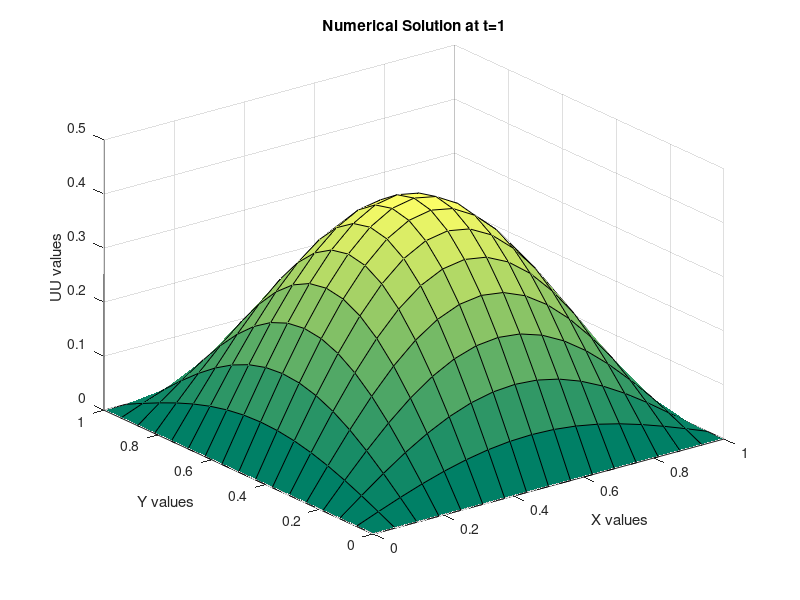
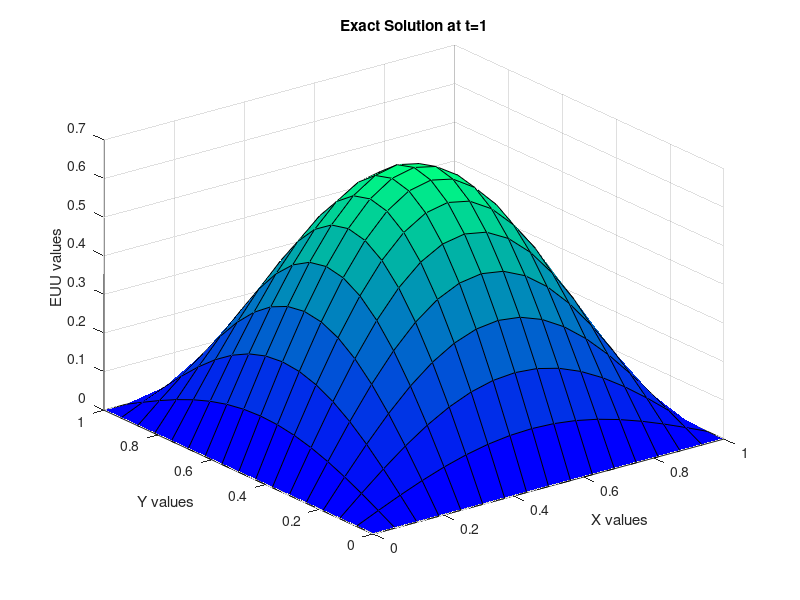

Reproduce these figures in MATLAB, in order.
%--------------------------------
%Name= Kshitij Bahukhandi
%Roll NO.= SAU/AM(M)/2022/06
%LAB:- 24
%SOUTH ASIAN UNIVERSITY
% Numerical Solution of 3D Wave Equation - ADI Method of O(k2+h2)
% Unconditionally stable
% Utt=Uxx+Uyy+Uzz %U=cos(sqrt(3)*pi*t)*sin(pi*x)*sin(pi*y)*sin(pi*z)
%-----------------------------
  clear all;  % clear all variables in memory
  P=1.6;
  GAMA=0.5;
  P0=-GAMA*P*P;
  LL=16;          % LL=16, LL=32, Ll=64
  MM=LL;
  NN=LL;
  JJ=10;  % JJ=20, JJ=40, JJ=80,  %Solution at t=1 
  H=1.0/LL;
  K=P*H;
  disp('Numerical Solution of 3D Wave Equation - ADI Method');
  disp('    ');
  fprintf('LL=%4.2f, K=%6.4f, P=%6.2f \n',LL,K,P);
  disp('  ');
  % Dimensions
  X=zeros(1,LL+1);Y=zeros(1,MM+1);Z=zeros(1,NN+1); T=zeros(1,JJ+1);
  SUB=zeros(1,LL+1);DIAG=zeros(1,LL+1);SUP=zeros(1,LL+1);RH=zeros(1,LL+1);
  U=zeros(LL+1,MM+1,NN+1,JJ+1);EU=zeros(LL+1,MM+1,NN+1,JJ+1);
  US=zeros(LL+1,MM+1,NN+1);USS=zeros(LL+1,MM+1,NN+1);
  F=zeros(LL+1,MM+1,NN+1,JJ+1);NU=zeros(LL+1,MM+1,NN+1,JJ+1);
  % Formation of Nodal Points
    for L=1:LL+1
        for M=1:MM+1
            for N=1:NN+1
                for J=1:JJ+1
                    X(L)=(L-1)*H;
                    Y(M)=(M-1)*H;
                    Z(N)=(N-1)*H;
                    T(J)=(J-1)*K;
                end
            end
        end      
    end 
    % Exact Solution & RHS function
    for L=1:LL+1
        for M=1:MM+1
            for N=1:NN+1
                for J=1:JJ+1
   EU(L,M,N,J)=cos(sqrt(3)*pi*T(J))*sin(pi*X(L))*sin(pi*Y(M))*sin(pi*Z(N));
                end
            end
        end
    end
    % Initial conditions
    for L=1:LL+1
        for M=1:MM+1
            for N=1:NN+1
                U(L,M,N,1)=EU(L,M,N,1);
                U(L,M,N,2)=EU(L,M,N,2);
               NU(L,M,N,1)=EU(L,M,N,1);
               NU(L,M,N,2)=EU(L,M,N,2);
            end
        end
    end
    %  Solution at advanced time level
     tic  % CPU time starts
    for J=2:JJ
       % Lee's ADI Method
          % Boundary conditions
        for L=1:LL+1
            for M=1:MM+1
                for N=1:NN+1
                    U(1,M,N,3)=EU(1,M,N,J+1);
                    U(LL+1,M,N,3)=EU(LL+1,M,N,J+1); 
                    U(L,1,N,3)=EU(L,1,N,J+1);
                    U(L,MM+1,N,3)=EU(L,MM+1,N,J+1);
                    U(L,M,1,3)=EU(L,M,1,J+1);
                    U(L,M,NN+1,3)=EU(L,M,NN+1,J+1);
                end
            end
        end
       % Second Intermediate Boundary Conditions for US
       for L=2:LL 
           for M=1:MM:MM+1
               for N=2:NN
                   U0=U(L,M,N,3);
                   U1=U(L+1,M,N,3);
                   U2=U(L-1,M,N,3);
                   R0=U(L,M,N,2);
                   R1=U(L+1,M,N,2);
                   R2=U(L-1,M,N,2);
                   S0=U(L,M,N,1);
                   S1=U(L+1,M,N,1);
                   S2=U(L-1,M,N,1);
                   T20=U0-2*R0+S0;
                   U20=U1+U2-2*U0;
                   R20=R1+R2-2*R0;
                   S20=S1+S2-2*S0;
                   US(L,M,N)=T20+P0*(U20-2*R20+S20);
               end
           end
       end 
       % First Intermediate Boundary Conditions for USS
       for L=2:LL
           for M=2:MM   
           for N=1:NN:NN+1
               USS(L,M,N)=P0*US(L,M-1,N)+(1-2*P0)*US(L,M,N)+P0*US(L,M+1,N);
           end
           end
       end 
       % Solution at First Intermediate Step
       for L=2:LL
           for M=2:MM
               for N=2:NN
                   R0=U(L,M,N,2);
                   R1=U(L+1,M,N,2);
                   R2=U(L-1,M,N,2);
                   R3=U(L,M+1,N,2);
                   R4=U(L,M-1,N,2);
                   R5=U(L,M,N+1,2);
                   R6=U(L,M,N-1,2);
                   R20=R1+R2-2*R0;
                   R21=R3+R4-2*R0;
                   R22=R5+R6-2*R0;
                   SUB(N)=P0;
                   DIAG(N)=1-2*P0;
                   SUP(N)=P0;
                   RH(N)=P*P*(R20+R21+R22);
               end     
                   RH(2)=RH(2)-SUB(2)*USS(L,M,1);
                   RH(NN)=RH(NN)-SUP(NN)*USS(L,M,NN+1);
                   SUB(2)=0.0;
                   SUP(NN)=0.0;
       % Tri-diagonal solver
                   SUP(2)=SUP(2)/DIAG(2);
                   RH(2)=RH(2)/DIAG(2);
               for N=3:NN-1
                   SUP(N)=SUP(N)/(DIAG(N)-SUB(N)*SUP(N-1));
               end
               for N=3:NN
                   RH(N)=(RH(N)-SUB(N)*RH(N-1))/(DIAG(N)-SUB(N)*SUP(N-1));
               end
                   USS(L,M,NN)=RH(NN);
               for N=2:NN-1
                   USS(L,M,NN-N+1)=RH(NN-N+1)-SUP(NN-N+1)*USS(L,M,NN-N+2);
               end
           end
       end
       % Solution at Second Intermediate Step
       for L=2:LL
           for N=2:NN
               for M=2:MM
                   SUB(M)=P0;
                   DIAG(M)=1-2*P0;
                   SUP(M)=P0;
                   RH(M)=USS(L,M,N);
               end     
                   RH(2)=RH(2)-SUB(2)*US(L,1,N);
                   RH(MM)=RH(MM)-SUP(MM)*US(L,MM+1,N);
                   SUB(2)=0.0;
                   SUP(MM)=0.0;
       % Tri-diagonal solver
                   SUP(2)=SUP(2)/DIAG(2);
                   RH(2)=RH(2)/DIAG(2);
               for M=3:MM-1
                   SUP(M)=SUP(M)/(DIAG(M)-SUB(M)*SUP(M-1));
               end
               for M=3:MM
                   RH(M)=(RH(M)-SUB(M)*RH(M-1))/(DIAG(M)-SUB(M)*SUP(M-1));
               end
                   US(L,MM,N)=RH(MM);
               for M=2:MM-1
                   US(L,MM-M+1,N)=RH(MM-M+1)-SUP(MM-M+1)*US(L,MM-M+2,N);
               end
           end
       end
       % Solution at Main Time Step
       for M=2:MM
           for N=2:NN
               for L=2:LL
                   R0=U(L,M,N,2);
                   R1=U(L+1,M,N,2);
                   R2=U(L-1,M,N,2);
                   S0=U(L,M,N,1);
                   S1=U(L+1,M,N,1);
                   S2=U(L-1,M,N,1);
                   R20=R1+R2-2*R0;
                   S20=S1+S2-2*S0;
                   SUB(L)=P0;
                   DIAG(L)=1-2*P0;
                   SUP(L)=P0;
                   RH(L)=US(L,M,N)+2*R0-S0+P0*(2*R20-S20);
               end
                   RH(2)=RH(2)-SUB(2)*U(1,M,N,3);
                   RH(LL)=RH(LL)-SUP(LL)*U(LL+1,M,N,3);
                   SUB(2)=0.0;
                   SUP(LL)=0.0;
       % Tri-diagonal solver
                   SUP(2)=SUP(2)/DIAG(2);
                   RH(2)=RH(2)/DIAG(2);
               for L=3:LL-1
                   SUP(L)=SUP(L)/(DIAG(L)-SUB(L)*SUP(L-1));
               end
              for L=3:LL
                  RH(L)=(RH(L)-SUB(L)*RH(L-1))/(DIAG(L)-SUB(L)*SUP(L-1));
              end
                  U(LL,M,N,3)=RH(LL);
              for L=2:LL-1
                U(LL-L+1,M,N,3)=RH(LL-L+1)-SUP(LL-L+1)*U(LL-L+2,M,N,3);
              end
           end
       end
       %  Num Solution
       for L=1:LL+1
           for M=1:MM+1
               for N=1:NN+1
                   NU(L,M,N,J+1)=U(L,M,N,3);
               end
           end
       end
  % Calculate Errors
               MAU=0.0;
               RMU=0.0;
        for L=2:LL
            for M=2:MM
                for N=2:NN
                    ERU=abs(NU(L,M,N,J+1)-EU(L,M,N,J+1));
                    RMU=RMU+ERU^2;
                    if MAU<=ERU, MAU=ERU; end
                end
            end
        end
                RMU=sqrt(RMU/((LL-1)*(MM-1)*(NN-1)));
     % Print errors
       fprintf('T=%6.4f,MAU=%10.4e, RMU=%10.4e\n',J*K,MAU,RMU);
      % Set New Initial Conditions
      for L=1:LL+1
          for M=1:MM+1
              for N=1:NN+1
                  U(L,M,N,1)=U(L,M,N,2);
                  U(L,M,N,2)=U(L,M,N,3);
              end
          end
      end
    end
  disp('  ');
   toc  % CPU time ends
    % Plot the results at t=1 and z=0.5
    NNN=0.5*NN+1;
  for L=1:LL+1
      for M=1:MM+1
        UU(L,M)=NU(L,M,NNN,JJ+1);
       EUU(L,M)=cos(sqrt(3)*pi)*sin(pi*X(L))*sin(pi*Y(M))*sin(pi*Z(NNN));
      end
  end
  figure (1);
  colormap summer;
  surf(X,Y,UU);
  xlabel('X values');
  ylabel('Y values');
  zlabel('UU values');
  title('Numerical Solution at t=1')
  figure (2);
  colormap winter;
  surf(X,Y,EUU);
  xlabel('X values');
  ylabel('Y values');
  zlabel('EUU values');
  title('Exact Solution at t=1')

     
         
       
        
